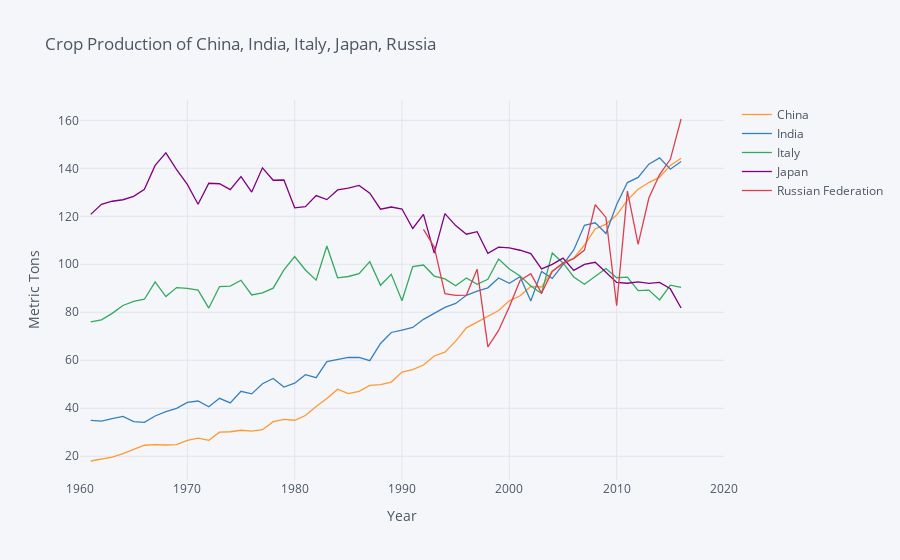

Here is the notebook cell this chart was saved with:
### Markdown cell above
China, India, and Russia have upward trends in terms of their crop production. On the other hand, Italy and Japan have downward sloping trends. Currently, it is clear that Italy and Japan are both struggling in terms of increasing their population growth rates. In addition, Japan and Italy are much smaller than China, India, and Russia which is why the countries may not have much agricultural production.

Note: Wbdata does not have data on cereal production or livestock/food/crop indices (as seen later on) for Russia pre-1992 Soviet Union.

### Code cell
vars = {"AG.PRD.CROP.XD":"Crop production"}

# Use this to find top producers:
#big_producers = cereals.query('date==2000').squeeze().sort_values(ascending=False)
#big_producers.head(20)

use=["CHN","IND","JPN","ITA","RUS"]

crops = fix_date_index(wbdata.get_dataframe(vars,country=use)).squeeze().unstack('country')

crops.iplot(xTitle="Year",yTitle="Metric Tons",
              title="Crop Production of China, India, Italy, Japan, Russia")
